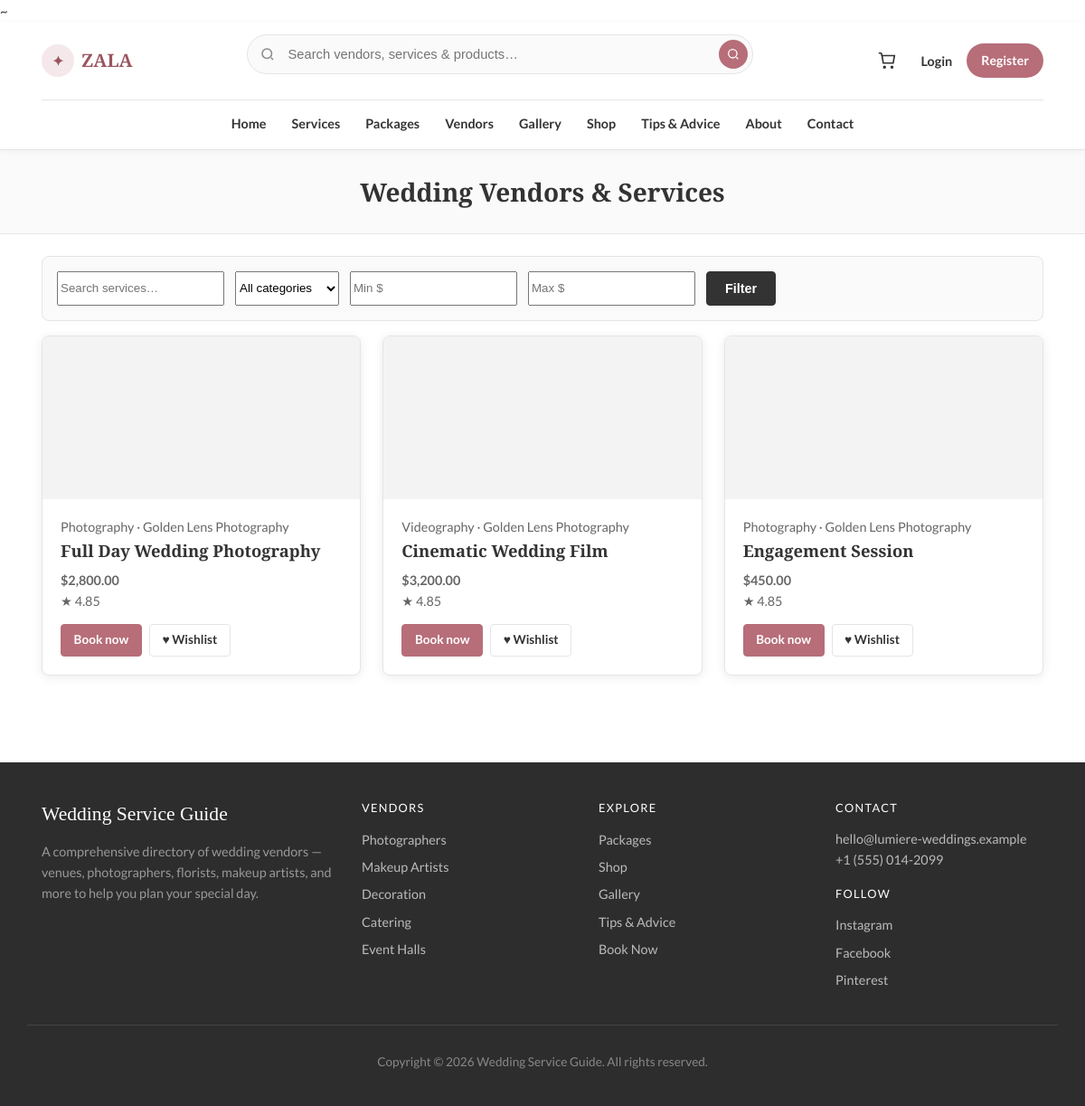
/services.php, run on the app's committed database.
### tables this page shows
CREATE TABLE services (
    id INT UNSIGNED AUTO_INCREMENT PRIMARY KEY,
    vendor_id INT UNSIGNED NOT NULL,
    category_id INT UNSIGNED NOT NULL,
    title VARCHAR(200) NOT NULL,
    slug VARCHAR(220) NOT NULL UNIQUE,
    description TEXT,
    price DECIMAL(12,2) NOT NULL DEFAULT 0,
    duration_hours INT UNSIGNED DEFAULT NULL,
    location VARCHAR(120) DEFAULT NULL,
    image VARCHAR(255) DEFAULT NULL,
    available_dates TEXT,
    package_details TEXT,
    portfolio_images TEXT,
    is_featured TINYINT(1) NOT NULL DEFAULT 0,
    is_approved TINYINT(1) NOT NULL DEFAULT 0,
    status ENUM('draft', 'active', 'inactive') NOT NULL DEFAULT 'draft',
    created_at TIMESTAMP DEFAULT CURRENT_TIMESTAMP,
    FOREIGN KEY (vendor_id) REFERENCES vendors(id) ON DELETE CASCADE,
    FOREIGN KEY (category_id) REFERENCES service_categories(id),
    INDEX idx_services_category (category_id),
    INDEX idx_services_vendor (vendor_id)
);

CREATE TABLE service_categories (
    id INT UNSIGNED AUTO_INCREMENT PRIMARY KEY,
    name VARCHAR(100) NOT NULL,
    slug VARCHAR(120) NOT NULL UNIQUE,
    icon VARCHAR(50) DEFAULT NULL,
    sort_order INT NOT NULL DEFAULT 0
);

CREATE TABLE vendors (
    id INT UNSIGNED AUTO_INCREMENT PRIMARY KEY,
    user_id INT UNSIGNED NOT NULL UNIQUE,
    business_name VARCHAR(150) NOT NULL,
    slug VARCHAR(160) NOT NULL UNIQUE,
    description TEXT,
    location VARCHAR(120) DEFAULT NULL,
    phone VARCHAR(30) DEFAULT NULL,
    website VARCHAR(255) DEFAULT NULL,
    logo VARCHAR(255) DEFAULT NULL,
    rating_avg DECIMAL(3,2) NOT NULL DEFAULT 0,
    rating_count INT UNSIGNED NOT NULL DEFAULT 0,
    is_approved TINYINT(1) NOT NULL DEFAULT 0,
    created_at TIMESTAMP DEFAULT CURRENT_TIMESTAMP,
    FOREIGN KEY (user_id) REFERENCES users(id) ON DELETE CASCADE
);

### includes/db.php (called while the page is built, shortened)
~<?php
function db(): PDO
{
    static $pdo = null;
    if ($pdo instanceof PDO) {
        return $pdo;
    }
    $config = require dirname(__DIR__) . '/config.php';
    $db = $config['database'];
    $dsn = sprintf(
        'mysql:host=%s;port=%d;dbname=%s;charset=utf8mb4',
        $db['host'],
        (int) $db['port'],
        $db['name']
    );
    $pdo = new PDO($dsn, $db['user'], $db['pass'], [
        PDO::ATTR_ERRMODE            => PDO::ERRMODE_EXCEPTION,
        PDO::ATTR_DEFAULT_FETCH_MODE => PDO::FETCH_ASSOC,
        PDO::ATTR_EMULATE_PREPARES   => false,
    ]);
    return $pdo;
}

### includes/functions.php (called while the page is built, shortened)
<?php
function e(?string $value): string
{
    return htmlspecialchars((string) $value, ENT_QUOTES, 'UTF-8');
}
function format_money(float|string $amount): string
{
    $config = require dirname(__DIR__) . '/config.php';
    $symbol = $config['currency_symbol'] ?? '$';
    return $symbol . number_format((float) $amount, 2);
}
function safe_return_url(string $url, string $fallback = 'index.php'): string
{
    $url = trim($url);
    if (preg_match('#^[a-z0-9_./-]+\.php#i', $url) === 1) {
        return $url;
    }
    return $fallback;
}
function media_url(?string $path, string $base = ''): string
{
    if ($path === null || trim($path) === '') {
        return '';
    }
    $path = trim($path);
    return rtrim($base, '/') . '/' . ltrim($path, '/');
}
function placeholder_image(string $type = 'wedding'): string
{
    return match ($type) {
        'product'  => 'https://images.unsplash.com/photo-1594552072238-4b08548b0c69?w=600&q=80',
        'vendor'   => 'https://images.unsplash.com/photo-1519741497674-611481863552?w=600&q=80',
        'service'  => 'https://images.unsplash.com/photo-1511285560929-80b456fea0bc?w=600&q=80',
        'gallery'  => 'https://images.unsplash.com/photo-1465492120980-0b1273bca3bb?w=600&q=80',
        default    => 'https://images.unsplash.com/photo-1519741497674-611481863552?w=600&q=80',
    };
}
function card_image_style(?string $image, string $base = '', string $fallbackType = 'service'): string
{
    $url = media_url($image, $base);
    if ($url === '') {
        $url = placeholder_image($fallbackType);
    }
    return "background-image:url('" . e($url) . "')";
}
function wishlist_add_url(string $type, int $id, string $returnTo = ''): string
{
    $url = 'wishlist-add.php?type=' . rawurlencode($type) . '&id=' . $id;
    if ($returnTo !== '') {
        $url .= '&return=' . rawurlencode(safe_return_url($returnTo));
    }
    return $url;
}

### config.php (called while the page is built)
<?php
return [
    'site_name'        => 'Wedding Service Guide',
    'tagline'          => 'Your complete wedding planning directory',
    'hero_title'       => 'Find the perfect vendors for your wedding',
    'hero_subtitle'    => 'Venues, photographers, makeup artists, catering, dresses, and more — all in one place.',
    'phone'            => '+1 (555) 014-2099',
    'email'            => 'hello@lumiere-weddings.example',
    'address'          => '128 Garden Lane, Bloom City',
    'currency_symbol'  => '$',
    'database'         => [
        'host' => '127.0.0.1',
        'port' => 3306,
        'name' => 'wedding_service',
        'user' => 'root',
        'pass' => '',
    ],
    'social' => [
        'instagram' => 'https://instagram.com/',
        'facebook'  => 'https://facebook.com/',
        'pinterest' => 'https://pinterest.com/',
    ],
];

### services.php (the view, shortened to what this page needs)
<?php
$config = require __DIR__ . '/config.php';
require_once __DIR__ . '/includes/db.php';
require_once __DIR__ . '/includes/functions.php';
$search = trim((string) ($_GET['q'] ?? ''));
$minPrice = $_GET['min_price'] ?? '';
$maxPrice = $_GET['max_price'] ?? '';
$returnTo = 'services.php' . (($_SERVER['QUERY_STRING'] ?? '') !== '' ? '?' . $_SERVER['QUERY_STRING'] : '');
$sql = 'SELECT s.*, c.name AS category_name, v.business_name, v.rating_avg
        FROM services s
        JOIN service_categories c ON c.id = s.category_id
        JOIN vendors v ON v.id = s.vendor_id
        WHERE s.status = "active" AND s.is_approved = 1 AND v.is_approved = 1';
$params = [];
$sql .= ' ORDER BY s.is_featured DESC, s.price ASC';
$stmt = db()->prepare($sql);
$stmt->execute($params);
$services = $stmt->fetchAll();
require __DIR__ . '/includes/header.php';
?>
    <div class="page-title-bar">
        <div class="shell"><h1>Wedding Vendors &amp; Services</h1></div>
    </div>
    <main id="main" class="section" style="padding-top:0;">
        <div class="shell">
            <form class="filter-bar" method="get" action="services.php">
                <input type="search" name="q" placeholder="Search services…" value="<?= e($search) ?>" />
                <select name="category">
                    <option value="">All categories</option>
                </select>
                <input type="number" name="min_price" placeholder="Min $" value="<?= e((string) $minPrice) ?>" min="0" step="50" />
                <input type="number" name="max_price" placeholder="Max $" value="<?= e((string) $maxPrice) ?>" min="0" step="50" />
                <button type="submit" class="btn btn--secondary">Filter</button>
            </form>
            <div class="cards cards--3">
                <?php foreach ($services as $svc) :
                    $bookUrl = 'booking.php?service=' . (int) $svc['id'] . '&back=' . rawurlencode('service-details.php?slug=' . $svc['slug']);
                    ?>
                    <article class="card card--listing">
                        <a href="service-details.php?slug=<?= e($svc['slug']) ?>" class="card__img-link">
                            <div class="card__img" style="<?= card_image_style($svc['image'] ?? null, '', 'service') ?>" aria-hidden="true"></div>
                        </a>
                        <div class="card__body">
                            <p class="card__meta"><?= e($svc['category_name']) ?> · <?= e($svc['business_name']) ?></p>
                            <h3><a href="service-details.php?slug=<?= e($svc['slug']) ?>"><?= e($svc['title']) ?></a></h3>
                            <p class="card__price"><?= format_money($svc['price']) ?></p>
                            <?php if ((float) $svc['rating_avg'] > 0) : ?>
                                <p class="card__rating">★ <?= e((string) $svc['rating_avg']) ?></p>
                            <?php endif; ?>
                            <div class="card__actions">
                                <a class="btn btn--primary btn--sm" href="<?= e($bookUrl) ?>">Book now</a>
                                <a class="btn btn--ghost btn--sm btn-wishlist" href="<?= e(wishlist_add_url('service', (int) $svc['id'], $returnTo)) ?>" title="Save to wishlist">♥ Wishlist</a>
                            </div>
                        </div>
                    </article>
                <?php endforeach; ?>
            </div>
        </div>
    </main>
<?php require __DIR__ . '/includes/footer.php'; ?>

### data on the page
services: category.name "Photography", vendor.business_name "Golden Lens Photography", title "Full Day Wedding Photography", price "$2,800.00", vendor.rating_avg "4.85"
services: category.name "Videography", vendor.business_name "Golden Lens Photography", title "Cinematic Wedding Film", price "$3,200.00", vendor.rating_avg "4.85"
services: category.name "Photography", vendor.business_name "Golden Lens Photography", title "Engagement Session", price "$450.00", vendor.rating_avg "4.85"

### other printed values
$siteName "Wedding Service Guide"
$email "hello@lumiere-weddings.example"
$phone "+1 (555) 014-2099"
